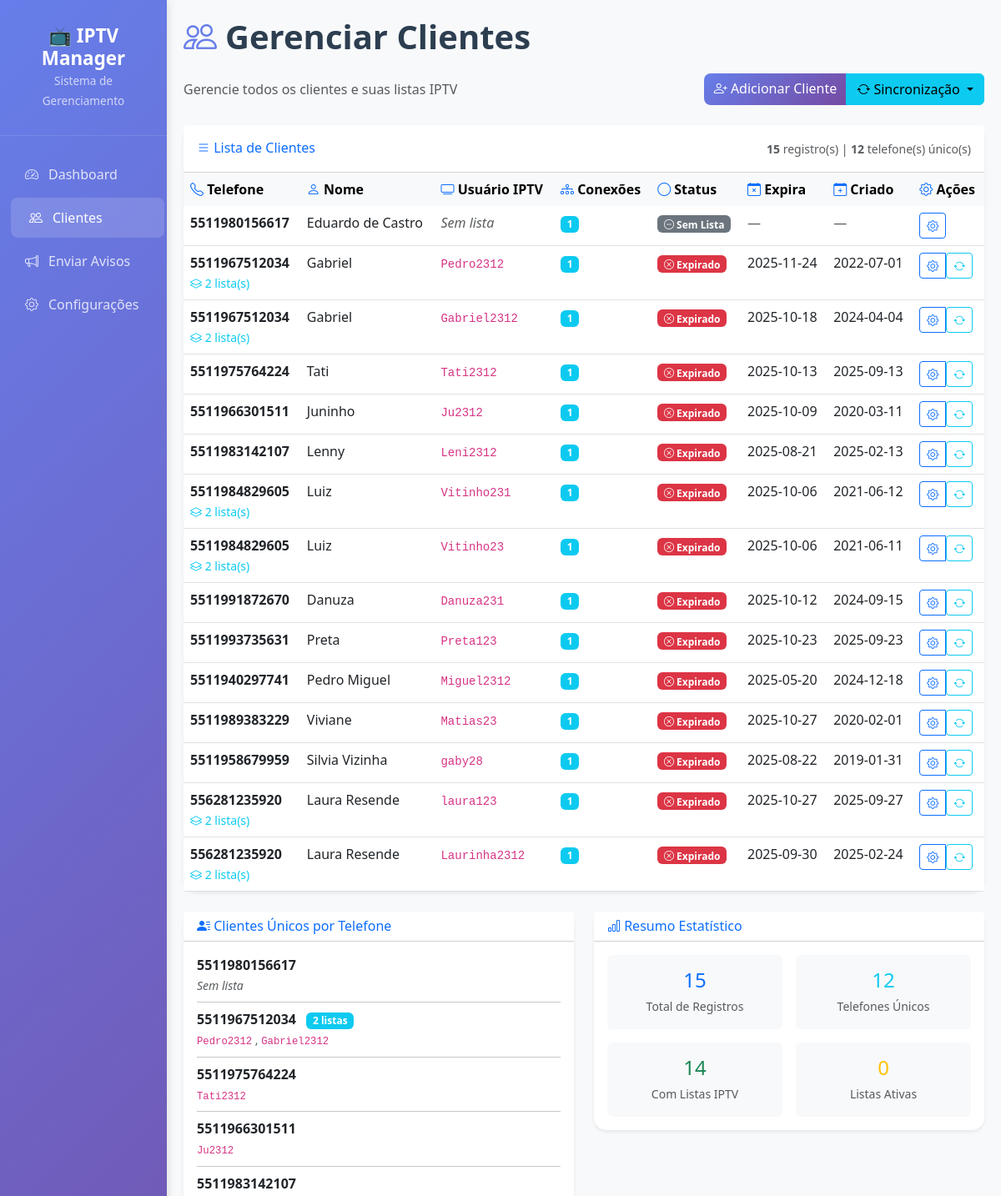
Before: /clientes (upper part) with the older database file.
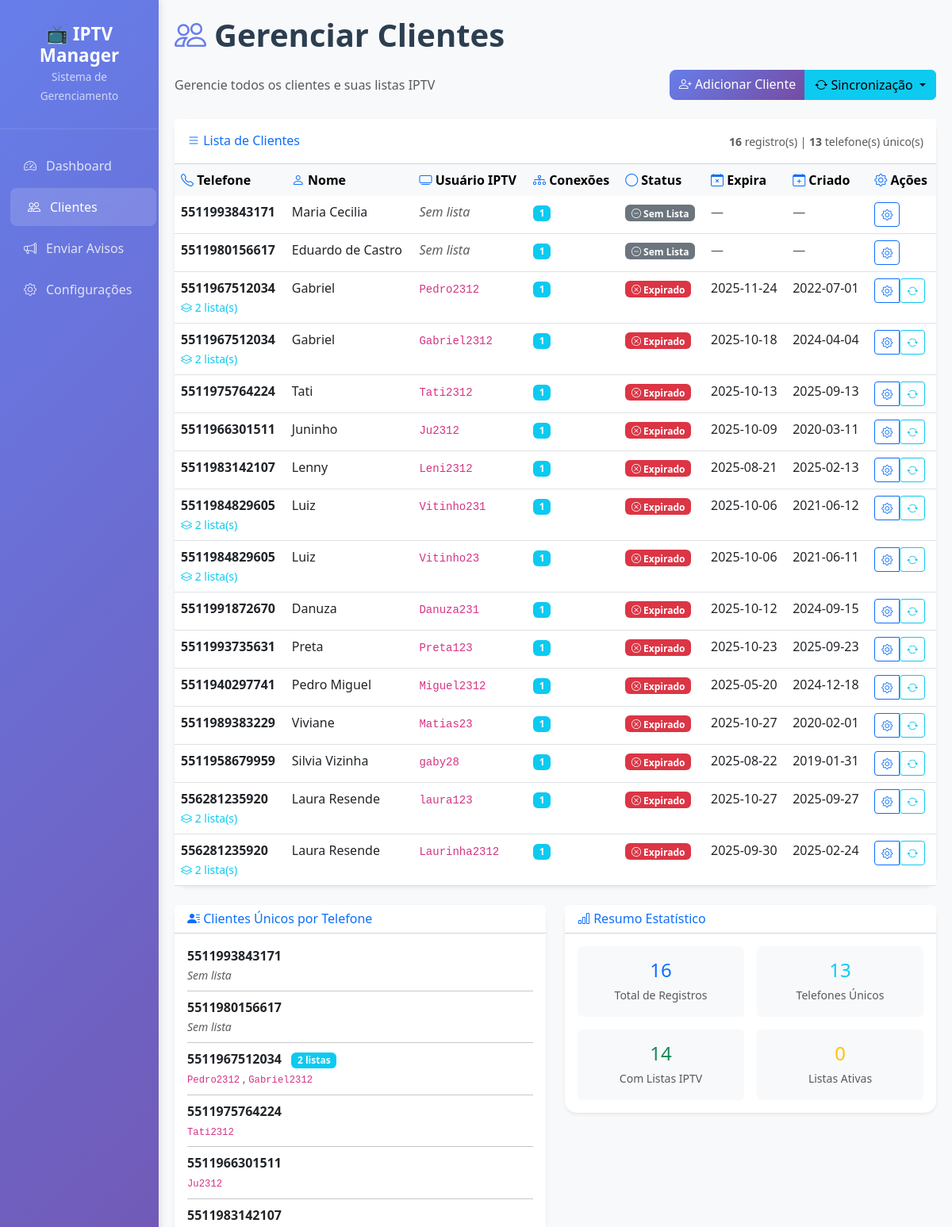
After: the same page with the newer database file.
### tables this page shows
CREATE TABLE clientes (
                id INTEGER PRIMARY KEY AUTOINCREMENT, 
                telefone TEXT NOT NULL, 
                nome TEXT,
                usuario_iptv TEXT UNIQUE, 
                senha_iptv TEXT, 
                data_criacao DATETIME, 
                data_expiracao DATETIME,
                conexoes INTEGER DEFAULT 1, 
                plano TEXT, 
                status TEXT, 
                ultimo_teste DATETIME,
                created_at DATETIME DEFAULT CURRENT_TIMESTAMP, 
                ultima_sincronizacao DATETIME
            );

### dashboard.py (the view)
@app.route("/clientes")
def listar_clientes():
    try:
        print("👥 [DEBUG] Carregando lista de clientes...")
        conn = db.get_connection()
        clientes = conn.execute("""
            SELECT c.*,
                   CASE
                       WHEN c.data_expiracao > datetime("now") THEN "Ativo"
                       WHEN c.data_expiracao IS NULL THEN "Sem Lista"
                       ELSE "Expirado"
                   END as status_lista
            FROM clientes c
            ORDER BY c.created_at DESC
            """).fetchall()
        conn.close()
        clientes_list = []
        for cliente in clientes:
            cliente_dict = dict(cliente)
            clientes_list.append(cliente_dict)
        print(f"👥 [DEBUG] {len(clientes_list)} clientes carregados")
        for i, cliente in enumerate(clientes_list[:3]):
            print(f"👤 [DEBUG] Cliente {i+1}: {cliente.get('nome', 'N/A')} - {cliente.get('usuario_iptv', 'N/A')} - Status: {cliente.get('status_lista', 'N/A')}")
        response = make_response(render_template("clientes.html", clientes=clientes_list))
        return add_no_cache_headers(response)
    except Exception as e:
        print(f"❌ [DEBUG] Erro ao listar clientes: {str(e)}")
        flash(f"Erro ao listar clientes: {str(e)}", "error")
        return redirect(url_for("index"))

### templates/clientes.html (shortened to what this page needs)
{% extends "base.html" %}
{% block nav_clientes %}active{% endblock %}
{% block page_title %}Gerenciar Clientes{% endblock %}
{% block page_icon %}<i class="bi bi-people"></i>{% endblock %}
{% block content %}
<div class="d-flex justify-content-between align-items-center mb-4">
    <div>
        <p class="text-muted mb-0">Gerencie todos os clientes e suas listas IPTV</p>
    </div>
    <div class="btn-group">
        <a href="/clientes/adicionar" class="btn btn-primary">
            <i class="bi bi-person-plus"></i> Adicionar Cliente
        </a>
        <div class="btn-group" role="group">
            <button type="button" class="btn btn-info dropdown-toggle" data-bs-toggle="dropdown">
                <i class="bi bi-arrow-repeat"></i> Sincronização
            </button>
        </div>
    </div>
</div>
<div class="card shadow-sm">
    <div class="card-header bg-white py-3">
        <div class="row align-items-center">
            <div class="col">
                <h6 class="mb-0 text-primary">
                    <i class="bi bi-list"></i> Lista de Clientes
                </h6>
            </div>
            <div class="col-auto">
                {% if clientes %}
                {% set telefones_unicos = [] %}
                {% for cliente in clientes %}
                    {% if cliente.telefone not in telefones_unicos %}
                        {% set _ = telefones_unicos.append(cliente.telefone) %}
                    {% endif %}
                {% endfor %}
                <small class="text-muted">
                    <strong>{{ clientes|length }}</strong> registro(s) |
                    <strong>{{ telefones_unicos|length }}</strong> telefone(s) único(s)
                </small>
                {% endif %}
            </div>
        </div>
    </div>
    <div class="card-body p-0">
        {% if clientes %}
        <div class="table-responsive">
            <table class="table table-hover mb-0">
                <thead class="table-light">
                    <tr>
                        <th class="border-0">
                            <i class="bi bi-telephone text-primary"></i> Telefone
                        </th>
                        <th class="border-0">
                            <i class="bi bi-person text-primary"></i> Nome
                        </th>
                        <th class="border-0">
                            <i class="bi bi-tv text-primary"></i> Usuário IPTV
                        </th>
                        <th class="border-0">
                            <i class="bi bi-diagram-3 text-primary"></i> Conexões
                        </th>
                        <th class="border-0">
                            <i class="bi bi-circle text-primary"></i> Status
                        </th>
                        <th class="border-0">
                            <i class="bi bi-calendar-x text-primary"></i> Expira
                        </th>
                        <th class="border-0">
                            <i class="bi bi-calendar-plus text-primary"></i> Criado
                        </th>
                        <th class="border-0">
                            <i class="bi bi-gear text-primary"></i> Ações
                        </th>
                    </tr>
                </thead>
                <tbody>
                    {% for cliente in clientes %}
                    <tr>
                        <td>
                            <strong>{{ cliente.telefone }}</strong>
                            {% set listas_mesmo_telefone = [] %}
                            {% for c in clientes %}
                                {% if c.telefone == cliente.telefone %}
                                    {% set _ = listas_mesmo_telefone.append(c) %}
                                {% endif %}
                            {% endfor %}
                            {% if listas_mesmo_telefone|length > 1 %}
                                <br><small class="text-info">
                                    <i class="bi bi-layers"></i> {{ listas_mesmo_telefone|length }} lista(s)
                                </small>
                            {% endif %}
                        </td>
                        <td>
                            {% if cliente.nome %}
                                <span class="fw-medium">{{ cliente.nome }}</span>
                            {% else %}
                                <span class="text-muted fst-italic">Não informado</span>
                            {% endif %}
                        </td>
                        <td>
                            {% if cliente.usuario_iptv %}
                                <code>{{ cliente.usuario_iptv }}</code>
                            {% else %}
                                <span class="text-muted fst-italic">Sem lista</span>
                            {% endif %}
                        </td>
                        <td>
                            {% if cliente.conexoes %}
                                <span class="badge bg-info">{{ cliente.conexoes }}</span>
                            {% else %}
                                <span class="text-muted">—</span>
                            {% endif %}
                        </td>
                        <td>
                            {% if cliente.status_lista == 'Ativo' %}
                                <span class="badge bg-success">
                                    <i class="bi bi-check-circle"></i> Ativo
                                </span>
                            {% elif cliente.status_lista == 'Expirado' %}
                                <span class="badge bg-danger">
                                    <i class="bi bi-x-circle"></i> Expirado
                                </span>
                            {% else %}
                                <span class="badge bg-secondary">
                                    <i class="bi bi-dash-circle"></i> Sem Lista
                                </span>
                            {% endif %}
                        </td>
                        <td>
                            {% if cliente.data_expiracao %}
                                {{ cliente.data_expiracao[:10] }}
                            {% else %}
                                <span class="text-muted">—</span>
                            {% endif %}
                        </td>
                        <td>
                            {% if cliente.data_criacao %}
                                {{ cliente.data_criacao[:10] }}
                            {% else %}
                                <span class="text-muted">—</span>
                            {% endif %}
                        </td>
                        <td>
                            <div class="btn-group" role="group">
                                <a href="{{ url_for('gerenciar_cliente', cliente_id=cliente.id) }}"
                                   class="btn btn-sm btn-outline-primary" title="Gerenciar">
                                    <i class="bi bi-gear"></i>
                                </a>
                                {% if cliente.usuario_iptv %}
                                <form method="POST" action="{{ url_for('sincronizar_cliente', cliente_id=cliente.id) }}" class="d-inline">
                                    <button type="submit" class="btn btn-sm btn-outline-info" title="Sincronizar">
                                        <i class="bi bi-arrow-repeat"></i>
                                    </button>
                                </form>
                                {% endif %}
                            </div>
                        </td>
                    </tr>
                    {% endfor %}
                </tbody>
            </table>
        </div>
        {% endif %}
    </div>
</div>
{% if clientes %}
<div class="row mt-4">
    <div class="col-md-6">
        <div class="card shadow-sm">
            <div class="card-header bg-white">
                <h6 class="mb-0 text-primary">
                    <i class="bi bi-person-lines-fill"></i> Clientes Únicos por Telefone
                </h6>
            </div>
            <div class="card-body">
                {% set telefones_processados = [] %}
                {% for cliente in clientes %}
                    {% if cliente.telefone not in telefones_processados %}
                        {% set _ = telefones_processados.append(cliente.telefone) %}
                        {% set listas_cliente = [] %}
                        {% for c in clientes %}
                            {% if c.telefone == cliente.telefone %}
                                {% set _ = listas_cliente.append(c) %}
                            {% endif %}
                        {% endfor %}
                        <div class="mb-2">
                            <div class="d-flex justify-content-between align-items-start">
                                <div>
                                    <strong>{{ cliente.telefone }}</strong>
                                    {% if listas_cliente|length > 1 %}
                                        <span class="badge bg-info ms-2">{{ listas_cliente|length }} listas</span>
                                    {% endif %}
                                    <br>
                                    <small class="text-muted">
                                        {% for lista in listas_cliente %}
                                            {% if lista.usuario_iptv %}
                                                <code>{{ lista.usuario_iptv }}</code>
                                            {% else %}
                                                <em>Sem lista</em>
                                            {% endif %}
                                            {% if not loop.last %}, {% endif %}
                                        {% endfor %}
                                    </small>
                                </div>
                            </div>
                            {% if not loop.last %}<hr class="my-2">{% endif %}
                        </div>
                    {% endif %}
                {% endfor %}
            </div>
        </div>
    </div>
    <div class="col-md-6">
        <div class="card shadow-sm">
            <div class="card-header bg-white">
                <h6 class="mb-0 text-primary">
                    <i class="bi bi-bar-chart"></i> Resumo Estatístico
                </h6>
            </div>
            <div class="card-body">
                <div class="row g-3">
                    <div class="col-6">
                        <div class="text-center p-3 bg-light rounded">
                            <div class="h4 mb-1 text-primary">{{ clientes|length }}</div>
                            <small class="text-muted">Total de Registros</small>
                        </div>
                    </div>
                    <div class="col-6">
                        <div class="text-center p-3 bg-light rounded">
                            {% set telefones_unicos_count = [] %}
                            {% for cliente in clientes %}
                                {% if cliente.telefone not in telefones_unicos_count %}
                                    {% set _ = telefones_unicos_count.append(cliente.telefone) %}
                                {% endif %}
                            {% endfor %}
                            <div class="h4 mb-1 text-info">{{ telefones_unicos_count|length }}</div>
                            <small class="text-muted">Telefones Únicos</small>
                        </div>
                    </div>
                    <div class="col-6">
                        <div class="text-center p-3 bg-light rounded">
                            {% set com_listas = [] %}
                            {% for cliente in clientes %}
                                {% if cliente.usuario_iptv %}
                                    {% set _ = com_listas.append(cliente) %}
                                {% endif %}
                            {% endfor %}
                            <div class="h4 mb-1 text-success">{{ com_listas|length }}</div>
                            <small class="text-muted">Com Listas IPTV</small>
                        </div>
                    </div>
                    <div class="col-6">
                        <div class="text-center p-3 bg-light rounded">
                            {% set listas_ativas = [] %}
                            {% for cliente in clientes %}
                                {% if cliente.status_lista == 'Ativo' %}
                                    {% set _ = listas_ativas.append(cliente) %}
                                {% endif %}
                            {% endfor %}
                            <div class="h4 mb-1 text-warning">{{ listas_ativas|length }}</div>
                            <small class="text-muted">Listas Ativas</small>
                        </div>
                    </div>
                </div>
            </div>
        </div>
    </div>
</div>
{% endif %}
{% endblock %}

Changed rows visible on the page:
added clientes: telefone "5511993843171", nome "Maria Cecilia", shows "Sem lista", conexoes "1", shows "Sem Lista"
Other visible differences:
{{ clientes|length }}: "15" → "16"
{{ telefones_unicos|length }}: "12" → "13"
{{ telefones_unicos_count|length }}: "12" → "13"
